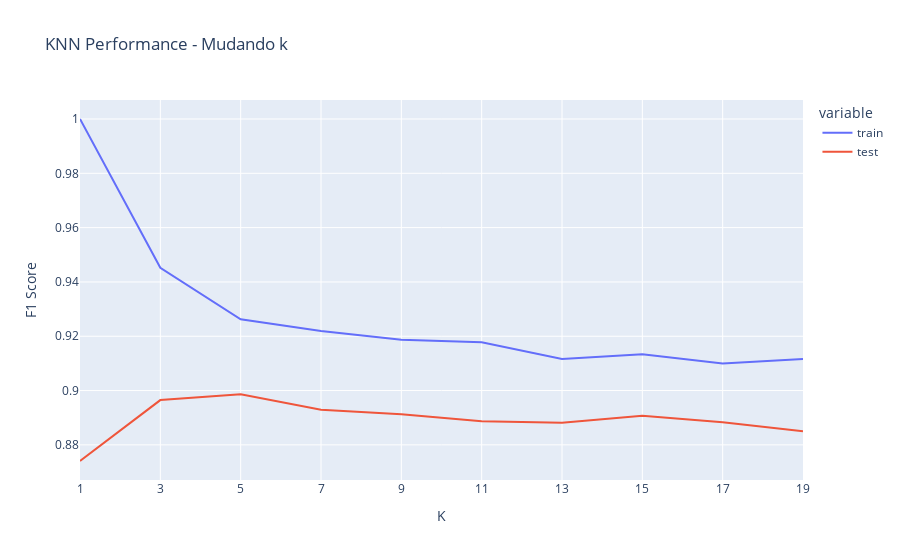

Notebook code cell kept with this figure:
### Code cell
# Plot com os scores de teste
xaxis = x = [ i for i in range(1, 20, 2)]
fig = px.line(df_scores, x='k', y=['train', 'test'], title='KNN Performance - Mudando k', labels={'value': 'F1 Score', 'k': 'K'})
fig.update_xaxes(tickvals=xaxis, ticktext=[str(i) for i in xaxis])

### Figure 1 — Plotly figure (JSON) as saved in the notebook; plotly's stock layout.template omitted (floating-point values rounded to 4 significant figures)
{"data": [{"hovertemplate": "variable=train<br>K=%{x}<br>F1 Score=%{y}<extra></extra>", "legendgroup": "train", "line": {"color": "#636efa", "dash": "solid"}, "marker": {"symbol": "circle"}, "mode": "lines", "name": "train", "orientation": "v", "showlegend": true, "type": "scatter", "x": [1, 3, 5, 7, 9, 11, 13, 15, 17, 19], "xaxis": "x", "y": [1, 0.9452, 0.9262, 0.9219, 0.9187, 0.9178, 0.9116, 0.9134, 0.9099, 0.9116], "yaxis": "y"}, {"hovertemplate": "variable=test<br>K=%{x}<br>F1 Score=%{y}<extra></extra>", "legendgroup": "test", "line": {"color": "#EF553B", "dash": "solid"}, "marker": {"symbol": "circle"}, "mode": "lines", "name": "test", "orientation": "v", "showlegend": true, "type": "scatter", "x": [1, 3, 5, 7, 9, 11, 13, 15, 17, 19], "xaxis": "x", "y": [0.8741, 0.8965, 0.8986, 0.8929, 0.8913, 0.8887, 0.8881, 0.8907, 0.8883, 0.885], "yaxis": "y"}], "layout": {"legend": {"title": {"text": "variable"}, "tracegroupgap": 0}, "title": {"text": "KNN Performance - Mudando k"}, "xaxis": {"anchor": "y", "domain": [0, 1], "ticktext": ["1", "3", "5", "7", "9", "11", "13", "15", "17", "19"], "tickvals": [1, 3, 5, 7, 9, 11, 13, 15, 17, 19], "title": {"text": "K"}}, "yaxis": {"anchor": "x", "domain": [0, 1], "title": {"text": "F1 Score"}}}}
